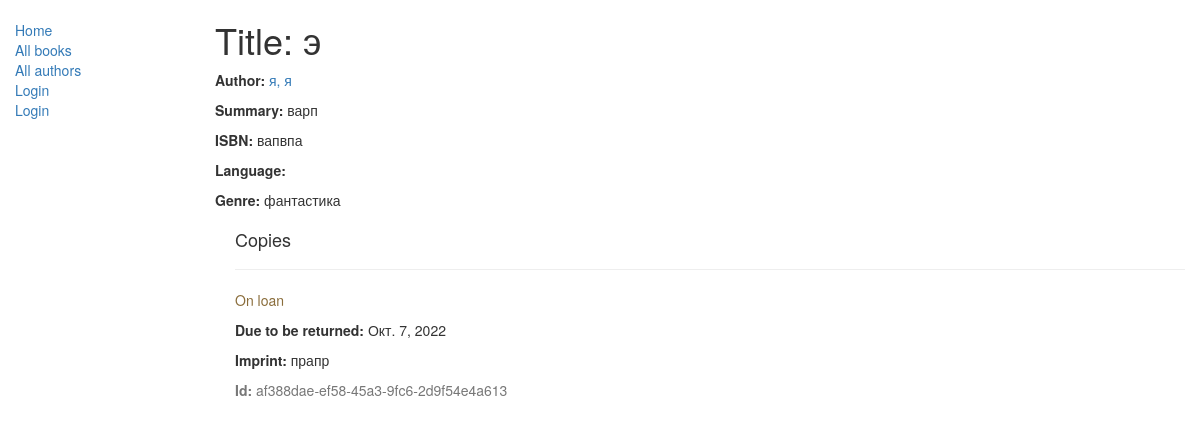
/catalog/book/1, run on the app's committed database.
### catalog/models.py (models this page shows, shortened)
class Book(models.Model):
    title = models.CharField(max_length=200)
    def display_genre(self):
        """Create a string for the Genre. This is required to display genre in Admin."""
        return ', '.join(genre.name for genre in self.genre.all()[:3])
    display_genre.short_description = 'Genre'
    author = models.ForeignKey('Author', on_delete=models.SET_NULL, null=True)
    summary = models.TextField(max_length=1000, help_text='Enter a brief description of the book')
    isbn = models.CharField('ISBN', max_length=13, unique=True,
                            help_text='13 Character <a href="https://www.isbn-international.org/content/what-isbn">ISBN number</a>')
    genre = models.ManyToManyField(Genre, help_text='Select a genre for this book')

class Author(models.Model):
            first_name = models.CharField(max_length=100)
            last_name = models.CharField(max_length=100)
            date_of_birth = models.DateField(null=True, blank=True)
            date_of_death = models.DateField('Died', null=True, blank=True)
            class Meta:
                ordering = ['last_name', 'first_name']
            def __str__(self):
                return f'{self.last_name}, {self.first_name}'

class Genre(models.Model):
    name = models.CharField(max_length=200, help_text='Enter a book genre (e.g. Science Fiction)')
    def __str__(self):
        return self.name
    def display_genre(self):
        """Create a string for the Genre. This is required to display genre in Admin."""
        return ', '.join(genre.name for genre in self.genre.all()[:3])
    display_genre.short_description = 'Genre'

class BookInstance(models.Model):
        id = models.UUIDField(primary_key=True, default=uuid.uuid4,
                              help_text='Unique ID for this particular book across whole library')
        book = models.ForeignKey('Book', on_delete=models.RESTRICT, null=True)
        imprint = models.CharField(max_length=200)
        due_back = models.DateField(null=True, blank=True)
        LOAN_STATUS = (
            ('m', 'Maintenance'),
            ('o', 'On loan'),
            ('a', 'Available'),
            ('r', 'Reserved'),
        )
        status = models.CharField(
            max_length=1,
            choices=LOAN_STATUS,
            blank=True,
            default='m',
            help_text='Book availability',
        )
        borrower = models.ForeignKey(User, on_delete=models.SET_NULL, null=True, blank=True)
        class Meta:
            ordering = ['due_back']
            permissions = (("can_mark_returned", "Set book as returned"),)

### catalog/views.py (the view)
# urls.py: url(r'^book/(?P<pk>\d+)$', views.BookDetailView.as_view(), name='book-detail'),
class BookDetailView(generic.DetailView):
    model = Book

### catalog/templates/catalog/book_detail.html
{% extends "base_generic.html" %}
{% block content %}
  <h1>Title: {{ book.title }}</h1>
  <p><strong>Author:</strong> <a href="{% url 'author-detail' book.author.pk %}">{{ book.author }}</a></p>
  <p><strong>Summary:</strong> {{ book.summary }}</p>
  <p><strong>ISBN:</strong> {{ book.isbn }}</p>
  <p><strong>Language:</strong> {{ book.language }}</p>
  <p><strong>Genre:</strong> {% for genre in book.genre.all %} {{ genre }}{% if not forloop.last %}, {% endif %}{% endfor %}</p>
  <div style="margin-left:20px;margin-top:20px">
    <h4>Copies</h4>
    {% for copy in book.bookinstance_set.all %}
    <hr>
    <p class="{% if copy.status == 'a' %}text-success{% elif copy.status == 'd' %}text-danger{% else %}text-warning{% endif %}">{{ copy.get_status_display }}</p>
    {% if copy.status != 'a' %}<p><strong>Due to be returned:</strong> {{copy.due_back}}</p>{% endif %}
    <p><strong>Imprint:</strong> {{copy.imprint}}</p>
    <p class="text-muted"><strong>Id:</strong> {{copy.id}}</p>
    {% endfor %}
  </div>
{% endblock %}

### catalog/templates/base_generic.html (shortened to what this page needs)
<!DOCTYPE html>
<html lang="en">
<head>
  <link rel="stylesheet" href="https://maxcdn.bootstrapcdn.com/bootstrap/3.3.7/css/bootstrap.min.css">
  {% load static %}
  <link rel="stylesheet" href="{% static 'css/styles.css' %}">
</head>
<body>
  <div class="container-fluid">
    <div class="row">
      <div class="col-sm-2">
      {% block sidebar %}
      <ul class="sidebar-nav">
          <li><a href="{% url 'index' %}">Home</a></li>
          <li><a href="{% url 'books' %}">All books</a></li>
          <li><a href="{% url 'authors' %}">All authors</a></li>
          {% if user.is_authenticated %}
     <li>User: {{ user.get_username }}</li>
     <li><a href="{% url 'logout'%}?next={{request.path}}">Logout</a></li>
   {% else %}
     <li><a href="{% url 'login'%}?next={{request.path}}">Login</a></li>
   {% endif %}
          {% if user.is_authenticated %}
   <li>User: {{ user.get_username }}</li>
   <li><a href="{% url 'my-borrowed' %}">My Borrowed</a></li>
   <li><a href="{% url 'logout'%}?next={{request.path}}">Logout</a></li>
   {% else %}
   <li><a href="{% url 'login'%}?next={{request.path}}">Login</a></li>
   {% endif %}
      </ul>
     {% endblock %}
      </div>
      <div class="col-sm-10 ">
      {% block content %}{% endblock %}
      </div>
    </div>
  </div>
</body>
</html>

### catalog/static/css/styles.css (style rules this page uses)
.sidebar-nav { margin-top: 20px; padding: 0; list-style: none; }

### data on the page
Book: title "э", author "я, я", summary "варп", isbn "вапвпа"
Genre: name "фантастика"
BookInstance: status "On loan", due_back "Окт. 7, 2022", imprint "прапр", id "af388dae-ef58-45a3-9fc6-2d9f54e4a613"
